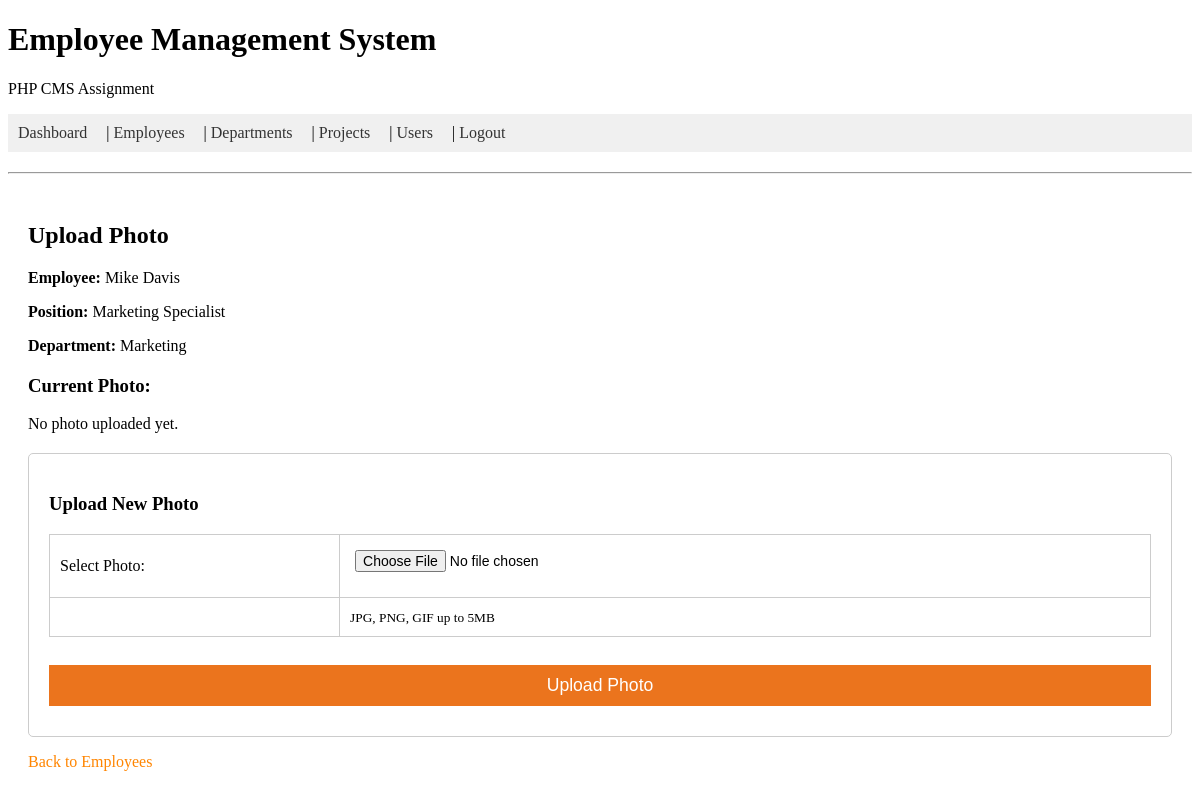
Page /admin/employees_photo.php?id=3 (signed in) on the committed database.
### tables this page shows
CREATE TABLE `employees` (
  `id` int(11) NOT NULL,
  `first_name` varchar(100) NOT NULL,
  `last_name` varchar(100) NOT NULL,
  `email` varchar(100) DEFAULT NULL,
  `phone` varchar(20) DEFAULT NULL,
  `department` varchar(100) DEFAULT NULL,
  `position` varchar(100) DEFAULT NULL,
  `hire_date` date DEFAULT NULL,
  `salary` decimal(10,2) DEFAULT NULL,
  `photo` longtext,
  `status` enum('Active','Inactive','On Leave') DEFAULT 'Active',
  `date` timestamp NOT NULL DEFAULT CURRENT_TIMESTAMP,
  `clocked_in` tinyint(1) NOT NULL DEFAULT '0'
);

### admin/employees_photo.php (the view, shortened to what this page needs)
<?php
include( 'includes/database.php' );
$id = $_GET['id'];
  $query = 'SELECT * FROM employees WHERE id = '.$id.' LIMIT 1';
  $result = mysqli_query( $connect, $query );
  if( mysqli_num_rows( $result ) )
  {
    $record = mysqli_fetch_assoc( $result );
  }
  else
  {
    set_message( 'Employee not found' );
    header( 'Location: employees.php' );
    die();
  }
include( 'includes/header.php' );
?>
  <h2>Upload Photo</h2>
<div style="margin-bottom: 20px;">
  <p><strong>Employee:</strong> <?php echo $record['first_name'].' '.$record['last_name']; ?></p>
  <p><strong>Position:</strong> <?php echo $record['position']; ?></p>
  <p><strong>Department:</strong> <?php echo $record['department']; ?></p>
</div>
  <div style="margin-bottom: 20px;">
    <h3>Current Photo:</h3>
    <?php if($record['photo']): ?>
      <img src="<?php echo $record['photo']; ?>" style="max-width: 200px; border: 1px solid #ccc;">
    <?php else: ?>
      <p>No photo uploaded yet.</p>
    <?php endif; ?>
  </div>
  <div style="border: 1px solid #ccc; padding: 20px; border-radius: 5px;">
  <h3>Upload New Photo</h3>
  <form method="post" enctype="multipart/form-data">
    <table>
      <tr>
        <td>Select Photo:</td>
        <td><input type="file" name="photo" accept="image/*" required></td>
      </tr>
      <tr>
        <td></td>
        <td>
                     <small>
             JPG, PNG, GIF up to 5MB
           </small>
        </td>
      </tr>
    </table>
    <br>
    <input type="submit" name="submit" value="Upload Photo">
  </form>
</div>
<p>
  <a href="employees.php">Back to Employees</a>
</p>
<?php
include( 'includes/footer.php' );
?>

### admin/styles.css (style rules this page uses)
a:link, a:active, a:hover, a:visited { text-decoration: none; color: #FF8500; }
table { width: 100%; border: 1px solid #ccc; border-spacing: 0; border-collapse: collapse; }
td, th { border: 1px solid #ccc; padding: 10px; }
input { border-radius: 0; font-size: 14px; padding: 5px; width: 100%; margin: 0 0 10px 0; box-sizing: border-box; }
input[type=submit] { border: 0; background-color: #eb741d; color: #fff; padding: 10px 10px; font-size: 110%; margin-top: 10px; }

### rows in the picture
employees: first_name "Mike", last_name "Davis", position "Marketing Specialist", department "Marketing"
